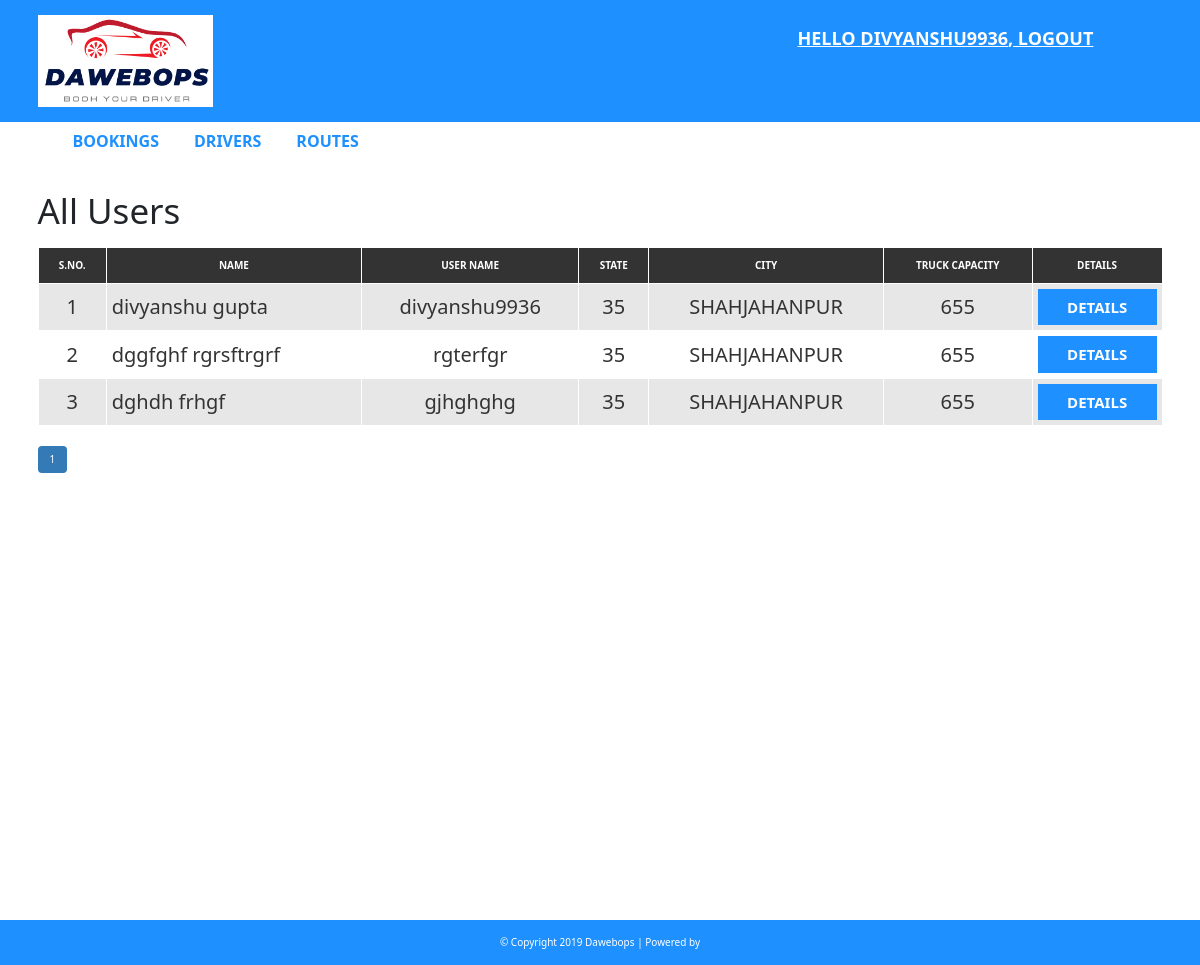
The app's page /admin/drivers.php (signed in) with its own data.
### tables this page shows
CREATE TABLE `user` (
  `user_id` int(10) UNSIGNED NOT NULL,
  `name` varchar(50) NOT NULL,
  `username` varchar(30) DEFAULT NULL,
  `mail` varchar(50) NOT NULL,
  `password` varchar(40) DEFAULT NULL,
  `usertype` varchar(50) NOT NULL,
  `moblie_number` int(11) NOT NULL
);

CREATE TABLE `driver` (
  `driver_id` int(10) NOT NULL,
  `uid` int(11) NOT NULL,
  `age` int(11) NOT NULL,
  `truck_number` int(50) NOT NULL,
  `truck_capacity` int(100) NOT NULL,
  `transpoter_name` varchar(50) NOT NULL,
  `driving_experience` int(11) NOT NULL,
  `state` varchar(15) NOT NULL,
  `city` varchar(15) NOT NULL
);

### admin/drivers.php (the view, shortened to what this page needs)
<?php include "header.php";
?>
  <div id="admin-content">
      <div class="container">
          <div class="row">
              <div class="col-md-10">
                  <h1 class="admin-heading">All Users</h1>
              </div>
              <div class="col-md-2">
              </div>
              <div class="col-md-12">
                <?php
                  include "config.php";
                  $limit = 3;
                  if(isset($_GET['page'])){
                    $page = $_GET['page'];
                  }else{
                    $page = 1;
                  }
                  $offset = ($page - 1) * $limit;
                  $sql = "SELECT * FROM user,driver ORDER BY user_id DESC LIMIT {$offset},{$limit}";
                  $result = mysqli_query($conn, $sql) or die("Query Failed.");
                  if(mysqli_num_rows($result) > 0){
                ?>
                  <table class="content-table">
                      <thead>
                          <th>S.No.</th>
                          <th>Name</th>
                          <th>User Name</th>
                          <th>State</th>
                          <th>City</th>
                          <th>Truck Capacity</th>
                          <th>Details</th>
                      </thead>
                      <tbody>
                        <?php
                          $serial = $offset + 1;
                          while($row = mysqli_fetch_assoc($result)) {
                        ?>
                          <tr>
                              <td class='id'><?php echo $serial; ?></td>
                              <td><?php echo $row['name']; ?></td>
                              <td><?php echo $row['username']; ?></td>
                              <td><?php echo $row['state']; ?></td>
                              <td><?php echo $row['city']; ?></td>
                              <td><?php echo $row['truck_capacity']; ?></td>
                              <td> <a style="text-decoration: none;" class="add-new" href="booking.php?id=<?php echo $row['user_id']; ?>">Details</a></td>
                          </tr>
                        <?php
                          $serial++;
                        } ?>
                      </tbody>
                  </table>
                  <?php
                }else {
                  echo "<h3>No Results Found.</h3>";
                }
                $sql1 = "SELECT * FROM driver";
                $result1 = mysqli_query($conn, $sql1) or die("Query Failed.");
                if(mysqli_num_rows($result1) > 0){
                  $total_records = mysqli_num_rows($result1);
                  $total_page = ceil($total_records / $limit);
                  echo '<ul class="pagination admin-pagination">';
                  for($i = 1; $i <= $total_page; $i++){
                    if($i == $page){
                      $active = "active";
                    }else{
                      $active = "";
                    }
                    echo '<li class="'.$active.'"><a href="drivers.php?page='.$i.'">'.$i.'</a></li>';
                  }
                  echo '</ul>';
                }
                  ?>
              </div>
          </div>
      </div>
  </div>
<?php include "footer.php"; ?>

### admin/css/css/style.css (style rules this page uses)
body { background: #f1f1f1; font-family: sans-serif,arial,Helvetica; }
a, a:hover, a:focus { text-decoration: none; outline: none; }
ul { margin:0; padding:0; list-style:none; }
#admin-content { padding: 20px 0; min-height: 750px; }
#admin-content .admin-heading { font-size: 35px; margin: 0 0 15px; }
#admin-content .add-new { color: #fff; background-color: #1E90FF; font-size: 15px; font-weight: 600; text-align: center; text-transform: uppercase; padding: 7px 10px; display: block; transition: all 0.3s; }
#admin-content .content-table { border: 1px solid #000; width: 100%; margin: 0 0 20px; }
#admin-content .content-table thead { color: #fff; background-color: #333; }
#admin-content .content-table th { padding: 10px; border: 1px solid #fff; font-weight: 600; text-align: center; text-transform: uppercase; }
#admin-content .content-table tbody { color: #333; }
#admin-content .content-table tbody tr { background-color: #e7e7e7; }
#admin-content .content-table tbody tr:nth-child(even) { background-color: transparent; }
#admin-content .content-table tbody td { padding: 5px; border: 1px solid #fff; text-align: center; font-size: 20px; }
#admin-content .content-table tbody td:nth-child(2) { text-align: left; }
#admin-content .admin-pagination { margin: 0; }
#admin-content .admin-pagination li a { display: block; }
.id, .edit, .delete { text-align:center; }
.pagination { display: block; text-align: center; margin: 0; }
.pagination li { display:inline-block; margin: 0 5px 0 0; }
.pagination li a { border: none; background: #1e90ff; color: #fff; }

### records on screen
user: name "divyanshu gupta", username "divyanshu9936", driver.state "35", driver.city "SHAHJAHANPUR", driver.truck_capacity "655"
user: name "dggfghf rgrsftrgrf", username "rgterfgr", driver.state "35", driver.city "SHAHJAHANPUR", driver.truck_capacity "655"
user: name "dghdh frhgf", username "gjhghghg", driver.state "35", driver.city "SHAHJAHANPUR", driver.truck_capacity "655"

### other values on screen
$_SESSION["username"] "DIVYANSHU9936"
